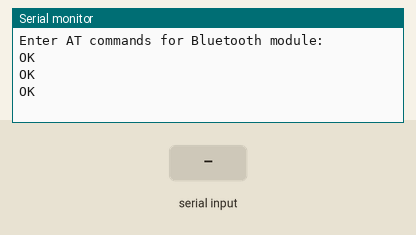
Simulated run of this sketch. Board: Arduino Uno, built with avr-gcc and run on an emulated ATmega328P. On the bench: the last lines printed to the serial monitor. The test bench sets the inputs (shaded band). The modem accepts every AT command (registered, SIM ready, sends succeed) and sends nothing else.

Above: at 1.2 s.
1.3 s: "1" received over the second serial link
At 2.1 s:
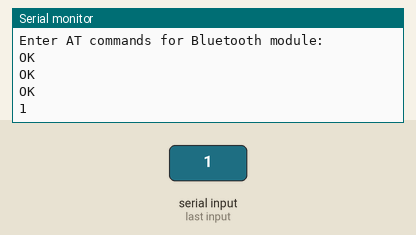
2.8 s: "0" received over the second serial link
At 3.2 s:
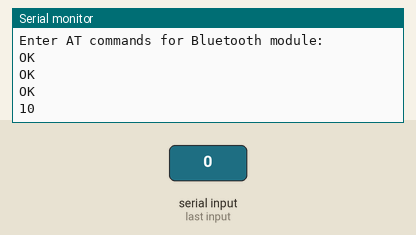

The sketch:

bluetooth_uart_fwd.ino
```cpp
#include <SoftwareSerial.h>

SoftwareSerial btmodule(10, 11); // RX | TX

void setup() {
  Serial.begin(9600);
  btmodule.begin(38400); //Baud Rate for command Mode.
  //config for Arduino-side bluetooth module
  btmodule.write("AT+NAME=PPS_no_config\r\n"); // CHANGE to your group number (style: PPS_01 for group 01)
  btmodule.write("AT+UART=38400,0,0\r\n");
  btmodule.write("AT+ROLE=0\r\n");
  Serial.println("Enter AT commands for Bluetooth module:");
}

void loop() {
  // Feed any data from bluetooth to Terminal.
  while (btmodule.available())
    Serial.write(btmodule.read());

  // Feed all data from termial to bluetooth
  while (Serial.available())
    btmodule.write(Serial.read());
}

//With this program the UART connecting to the Arduino IDE forwards the commands to the Bluetooth module (and vice-versa)
//The bluetooth module should connect its TXD, RXD pins to pins 10, 11 on the Arduino, and 'key' to VCC for configuration/AT mode.
//Try some commands:
// AT         check connection
// AT+NAME?   get name
// AT+NAME=A  set name to A
// AT+ADDR    get or set MAC address
//other commands: VERSION, UART, ROLE (master or slave), RESET (soft reset and exit AT mode), ORGL (factory reset), PSWD (password)
//pattern: "AT+NAME?" to get the name, "AT+NAME=ABC" to set the name to ABC
//a (over-)complete list can be found here: https://www.itead.cc/wiki/Serial_Port_Bluetooth_Module_(Master/Slave)_:_HC-05
//
//To use the device as a serial link, remove the 'key' connection, power-cycle, and connect with your phone and send message back and forth (e.g., with 'serial bluetooth terminal' app)
```

Measured:
- after the input at 1.3 s, the serial monitor: prints a new line at once (image 1)
- after the input at 2.8 s, the serial monitor: prints a new line at once (image 2)
